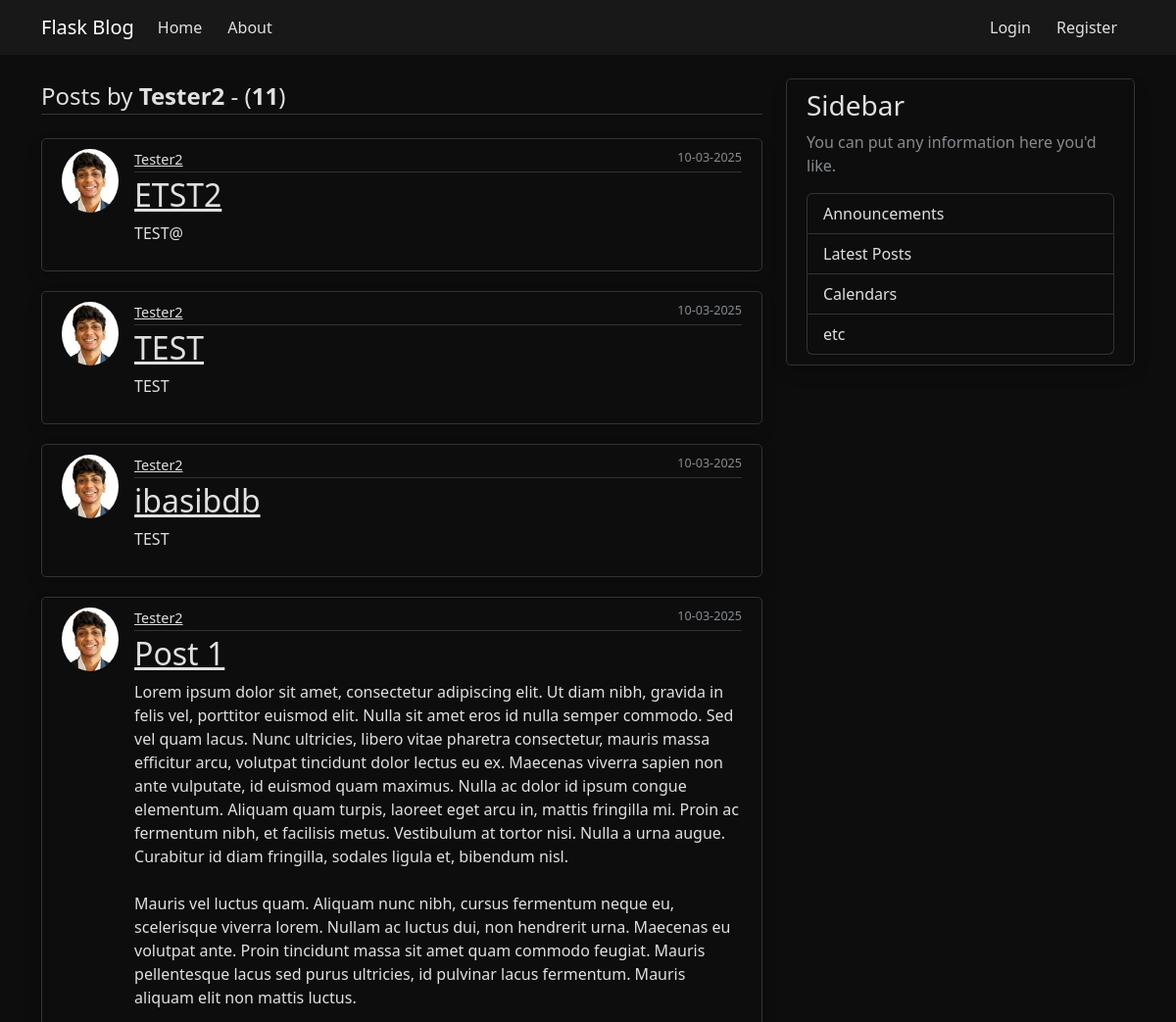
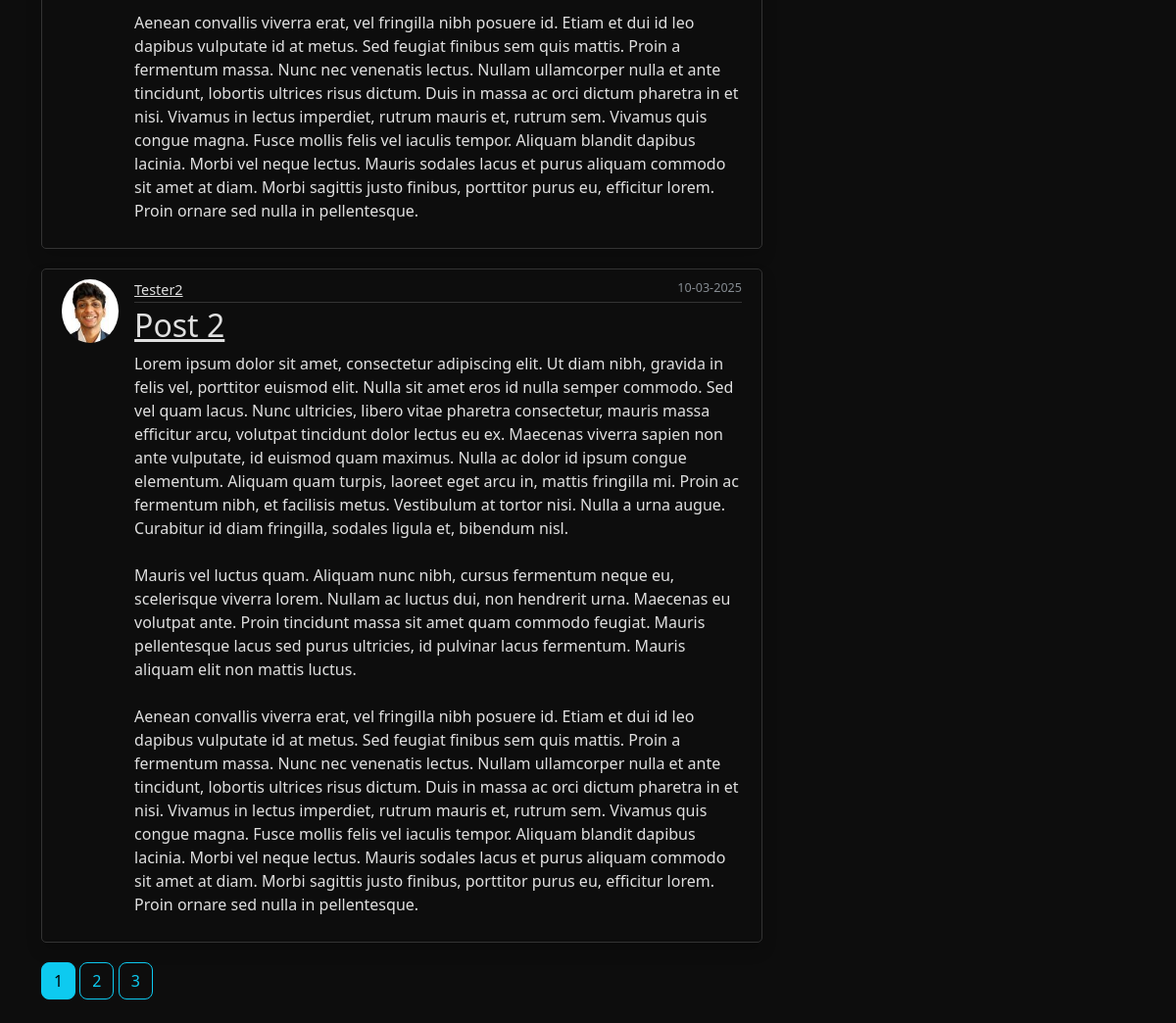
Screenshot of /user/Tester2 with the database file from the repository (2 pictures, top to bottom).
### flaskblog/models.py (models this page shows, shortened)
class User(db.Model, UserMixin):
    id = db.Column(db.Integer, primary_key=True)
    username = db.Column(db.String(20), unique=True, nullable=False)
    email = db.Column(db.String(120), unique=True, nullable=False)
    image_file = db.Column(db.String(20), nullable=False, default = 'default.jpg')
    password = db.Column(db.String(60), nullable=False)
    posts = db.relationship('Post', backref='author', lazy=True)

class Post(db.Model):
    id = db.Column(db.Integer, primary_key=True)
    title = db.Column(db.String(100), nullable=False)
    '''
    ERROR - All the posts created had the same time even if created after a minute or two.
    Problem - The issue occurs because of how Python's datetime.now() is being used as a default value in your SQLAlchemy model.
    The problem is that datetime.now() is evaluated only once when the model class is loaded, not each time a new Post is created.
    Solution - Changed the datetime.now() to datetime.now
    '''
    date_posted = db.Column(db.DateTime, nullable=False, default = datetime.now)
    content = db.Column(db.Text, nullable = False)
    user_id = db.Column(db.Integer, db.ForeignKey('user.id'))

### flaskblog/users/routes.py (the view)
@users.route("/user/<string:username>")
def user_posts(username):
    page = request.args.get('page', 1, type=int)
    user = User.query.filter_by(username=username).first_or_404()
    posts = Post.query.filter_by(author=user).order_by(Post.date_posted.desc()).paginate(page=page, per_page=5)
    return render_template('user_posts.html', posts=posts, user=user)

### flaskblog/templates/user_posts.html
{% extends 'layout.html' %}
{% block content %}
<legend class="border-bottom mb-4">Posts by <b>{{ user.username }}</b> - (<b>{{posts.total}}</b>)</legend>
{%for post in posts.items%}
<article class="media content-section">
    <div class="d-flex align-items-start">
        <img src="{{ url_for('static', filename='profile_pics/' + post.author.image_file) }}"
            class="rounded-circle article-img">
        <div class="media-body w-100">
            <div class="article-metadata d-flex justify-content-between">
                <a class="mr-2" href="{{url_for('users.user_posts',username=post.author.username)}}">{{
                    post.author.username
                    }}</a>
                <small class="text-muted">{{ post.date_posted.strftime('%d-%m-%Y') }}</small>
            </div>
            <h2><a class="article-title" href="{{url_for('posts.post',post_id=post.id)}}">{{ post.title }}</a></h2>
            <p class="article-content">{{ post.content }}</p>
        </div>
    </div>
</article>
{%endfor%}
{% for page_num in posts.iter_pages(left_edge=1, right_edge=1, left_current=1, right_current=2) %}
{% if page_num%}
{% if posts.page == page_num%}
<a class="btn btn-info mb-4" href="{{url_for('users.user_posts',username=user.username, page=page_num)}}"> {{ page_num
    }} </a>
{% else %}
<a class="btn btn-outline-info mb-4" href="{{url_for('users.user_posts',username=user.username, page=page_num)}}"> {{
    page_num
    }} </a>
{% endif %}
{% else %}
...
{% endif %}
{% endfor %}
{% endblock content %}

### flaskblog/static/main.css (style rules this page uses)
html { height: 100%; }
body { background: var(--bs-body-bg) !important; color: var(--bs-body-color) !important; margin-top: 5rem; min-height: 100vh; display: flex; flex-direction: column; }
[data-bs-theme="dark"] { --bs-body-bg: #0d0d0d; --bs-body-color: #e0e0e0; --bs-secondary-bg: #181818; --bs-border-color: #333; --bs-primary: #3399ff; --bs-primary-hover: #1a75ff; --bs-nav-hover: #222222; --bs-text-hover: #66b2ff; --bs-footer-bg: #181818; --bs-footer-text: #e0e0e0; --bs-footer-border: #444; }
.content-section { background: var(--bs-body-bg); padding: 10px 20px; border: 1px solid var(--bs-border-color); border-radius: 5px; margin-bottom: 20px; box-shadow: var(--bs-box-shadow); }
.article-title { color: var(--bs-body-color); }
.article-content { white-space: pre-line; }
.article-img { height: 65px; width: 65px; margin-right: 16px; object-fit: cover; border-radius: 5px; }
.article-metadata { padding-bottom: 1px; margin-bottom: 4px; border-bottom: 1px solid var(--bs-border-color); font-size: 0.9rem; }
.article-metadata a { color: var(--bs-body-color); }
.btn { border-radius: 8px; transition: all 0.2s ease-in-out; }

### rows the page displays
User: username "Tester2"
Post: image_file (picture), author.username "Tester2", date_posted "10-03-2025", title "ETST2", content "TEST@"
Post: image_file (picture), author.username "Tester2", date_posted "10-03-2025", title "TEST", content "TEST"
Post: image_file (picture), author.username "Tester2", date_posted "10-03-2025", title "ibasibdb", content "TEST"
Post: image_file (picture), author.username "Tester2", date_posted "10-03-2025", title "Post 1", content "Lorem ipsum dolor sit amet, consectetur adipiscing elit. Ut diam nibh, gravida in felis vel, porttitor euismod elit. Nulla sit amet eros id nulla semper commodo. Sed vel quam lacus. Nunc ultricies, libero vitae pharetra consectetur, mauris massa efficitur arcu, volutpat tincidunt dolor lectus eu ex. Maecenas viverra sapien non ante vulputate, id euismod quam maximus. Nulla ac dolor id ipsum congue elementum. Aliquam quam turpis, laoreet eget arcu in, mattis fringilla mi. Proin ac fermentum nibh, et facilisis metus. Vestibulum at tortor nisi. Nulla a urna augue. Curabitur id diam fringilla, sodales ligula et, bibendum nisl. Mauris vel luctus quam. Aliquam nunc nibh, cursus fermentum neque…"
Post: image_file (picture), author.username "Tester2", date_posted "10-03-2025", title "Post 2", content "Lorem ipsum dolor sit amet, consectetur adipiscing elit. Ut diam nibh, gravida in felis vel, porttitor euismod elit. Nulla sit amet eros id nulla semper commodo. Sed vel quam lacus. Nunc ultricies, libero vitae pharetra consectetur, mauris massa efficitur arcu, volutpat tincidunt dolor lectus eu ex. Maecenas viverra sapien non ante vulputate, id euismod quam maximus. Nulla ac dolor id ipsum congue elementum. Aliquam quam turpis, laoreet eget arcu in, mattis fringilla mi. Proin ac fermentum nibh, et facilisis metus. Vestibulum at tortor nisi. Nulla a urna augue. Curabitur id diam fringilla, sodales ligula et, bibendum nisl. Mauris vel luctus quam. Aliquam nunc nibh, cursus fermentum neque…"

### other values shown
{{ posts.total }} "11"
{{ page_num }} "1"
{{ page_num }} "2" "3"
